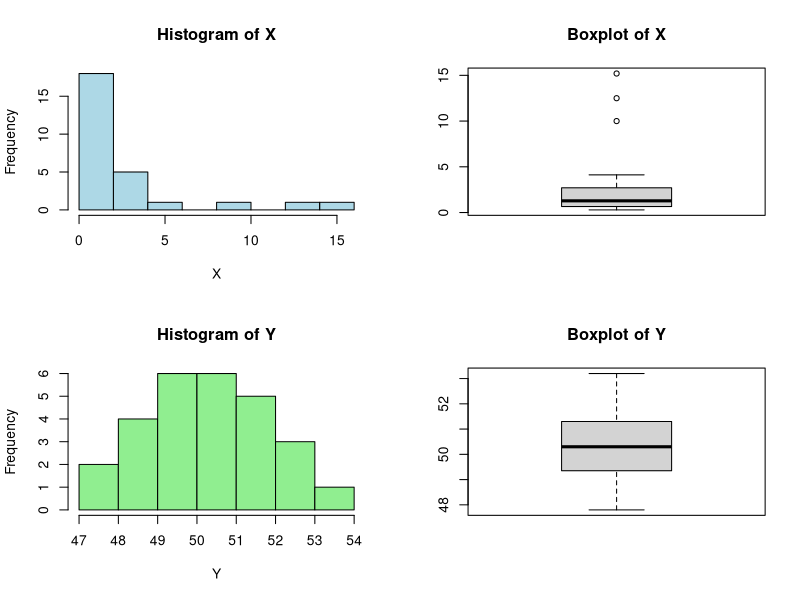
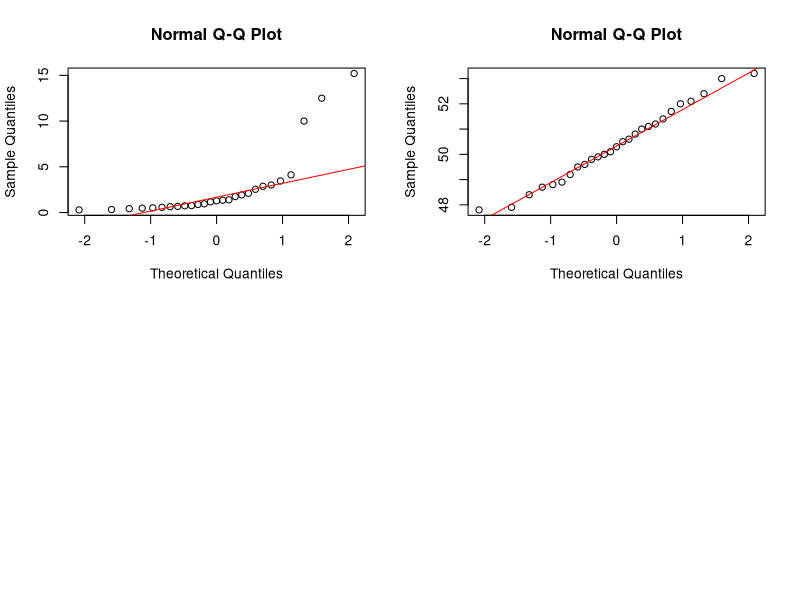

Write the R code that produced these figures, in order.
#
# STATISTICAL COMPUTING ASSIGNMENT
# One Sample Analysis in R

sink("statistical_computing_assignment.txt")
cat("STA354(STATISTICAL COMPUTING ASSIGNMENT)\n")
cat("------------------------------------------\n\n")

# Data Entry
cat("DATA USED IN ANALYSIS\n\n")

X <- c(0.42,1.35,0.88,2.10,0.57,1.92,0.33,
       3.45,0.76,10.00,1.28,0.64,2.87,0.51,1.74,
       0.29,4.12,0.95,1.16,0.48,12.5,2.54,0.73,
       3.01,0.67,1.39,15.20)

Y <- c(48.7,51.2,49.8,52.1,50.6,47.9,53.0,
       49.5,50.1,51.7,48.9,52.4,50.3,49.2,
       51.0,48.4,52.0,50.8,49.9,51.4,47.8,
       53.2,50.5,49.6,51.1,48.8,50.0)

cat("\nSample size of X:\n")
length(X)
cat("\nSample size of Y:\n")
length(Y)

# Question 1

cat("\n\nQuestion 1\n")
cat("The three question an analyst would ask when working with one-sample data\n")
cat("\n1. What is the central tendency of the dataset?\n")
cat("This involves calculating the mean or median of the data.\n")

cat("\n2. Does the sample mean differ from a hypothesized population mean?\n")
cat("This is usually tested using a one-sample t-test.\n")

cat("\n3. Does the data follow a normal distribution?\n")
cat("This determines whether parametric or nonparametric tests should be used.\n")

# Question 2

cat("\n\nQUESTION 2\n")
cat("Three important distribution characteristics that must be confirmed:\n")

cat("\n1. Normality of the data distribution.\n")
cat("2. Presence of outliers.\n")
cat("3. Independence of observations.\n")

# Step 2: Descriptive statistics

cat("\n\nDESCRIPTIVE STATISTICS\n")

cat("\nSummary of X:\n")
summary(X)

cat("\nSummary of Y:\n")
summary(Y)

cat("\nMean of X:\n")
mean(X)

cat("\nMean of Y:\n")
mean(Y)

cat("\nMeadian of X:\n")
median(X)

cat("\nMeadian of Y:\n")
median(Y)

cat("\nStandard deviation of X:\n")
sd(X)

cat("\nStandard deviation of Y:\n")
sd(Y)


# Step 3: Data Visualization

cat("\n\nDATA VISUALIZATION OF X & Y")
par(mfrow=c(2,2))

hist(X, main="Histogram of X", col="lightblue")
boxplot(X, main="Boxplot of X")

hist(Y, main="Histogram of Y", col="lightgreen")
boxplot(Y, main="Boxplot of Y")


# QUESTION 3

cat("\n\nQUESTION 3\n")
cat("Performing normality test using Shapiro-Wilk test.\n")

cat("\nShapiro test for X:\n")
shapiro.test(X)

cat("\nShapiro test for Y:\n")
shapiro.test(Y)

cat("\nInterpretation:\n")
cat("If p-value < 0.05, data is not normally distributed.\n")
cat("If p-value > 0.05, data may be normally distributed.\n")

# Parametric Test (if normal)

cat("\n\nOne-sample t-test for Y (mu = 50)\n")
t.test(Y, mu=50)

cat("\nInterpretation:\n")
cat("If p-value <= 0.05, reject the null hypothesis.\n")
cat("If p-value > 0.05, fail to reject the null hypothesis.\n")



# Nonparametric Test (if not normal)

cat("\n\nWilcoxon Signed Rank Test for X (mu = 1)\n")
wilcox.test(X, mu=1)

cat("\nInterpretation:\n")
cat("This test is used when normality assumption is violated.\n")



# Additional visualization
cat("\n\nAdditional Visualization of X\n")
qqnorm(X)
qqline(X, col = "red")

cat("\n\nAdditional Visualization of Y\n")
qqnorm(Y)
qqline(Y, col = "red")

# QUESTION 5

cat("\n\nQUESTION 5\n")

cat("\nDifference between parametric and nonparametric tests:\n")

cat("\nParametric Tests:\n")
cat("Assume normal distribution and involve parameters such as mean and variance.\n")

cat("\nExample in R:\n")
cat("t.test(Y, mu=50)\n")

cat("\nNonparametric Tests:\n")
cat("Do not assume normal distribution and are based on ranks.\n")

cat("\nExample in R:\n")
cat("wilcox.test(X, mu=1)\n")

# QUESTION 6

cat("\n\nQUESTION 6\n")

cat("\nEffects of small sample size and large measurement error:\n")

cat("\n1. Reduced statistical power.\n")
cat("2. Increased standard errors.\n")
cat("3. Wider confidence intervals.\n")
cat("4. Less reliable statistical inference.\n")

sink()
